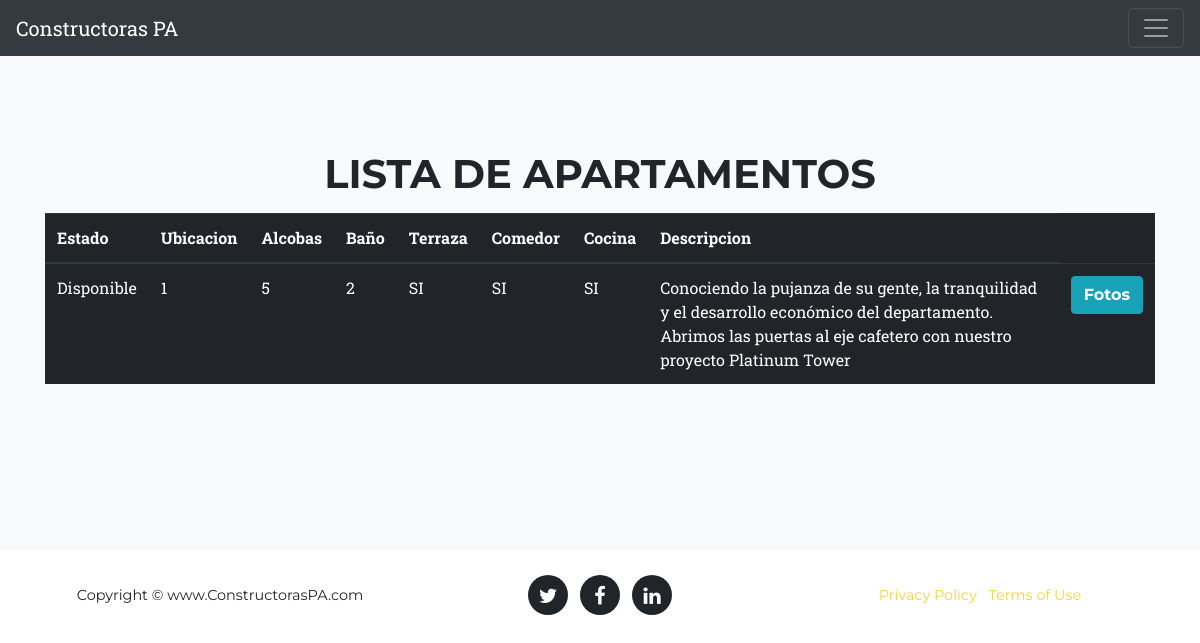
The page /apartamentos/5/ on the database its author committed.
### constructorasApp/models.py (models this page shows, shortened)
class Apartamento(models.Model):
    nombre = models.CharField(max_length= 100 , help_text="Ingresar un identificador para el apartamento - Nombre + Edificio al que pertenece")
    numero = models.CharField(max_length = 500, help_text = "Numero en el edificio" )
    alcobas = models.CharField(max_length=100 , help_text = "Breve despcripcion de las alcobas")
    baño = models.CharField(max_length=100 , help_text = "Breve despcripcion de los baños")
    garaje = models.BooleanField(default = False)
    terraza = models.BooleanField(default = False)
    comedor = models.BooleanField(default = False)
    cocina = models.BooleanField(default = False)
    estado = models.BooleanField(default = False)
    descripcion_general = models.TextField(max_length=500, blank = True)
    imagen = models.ManyToManyField(Imagenes , through= 'ImgApartamento')

### constructorasApp/views.py (the view)
# urls.py: path('apartamentos/<int:pk>/',views.apartamentos_detail,name='apartamentos-lista'),
def apartamentos_detail(request, pk):
    apartamentos = Edificio.objects.get(id= pk)
    context = {'apartamentos': apartamentos}
    return render(request, 'apartamentos.html', context)

### constructorasApp/templates/apartamentos.html
{% extends 'baseForm.html' %}
{% load static %}
{% block content%}
    <section class="bg-light" >
            <div class="container">
              <div class="row">
                <div class="col-lg-12 text-center">
                  <h2 class="section-heading text-uppercase">Lista de Apartamentos</h2>
                </div>
              </div>
                <table class="table table-dark">
                    <thead>
                      <tr>
                        <th scope="col">Estado</th>
                        <th scope="col">Ubicacion</th>
                        <th scope="col">Alcobas</th>
                        <th scope="col">Baño</th>
                        <th scope="col">Terraza</th>
                        <th scope="col">Comedor</th>
                        <th scope="col">Cocina</th>
                        <th scope="col">Descripcion</th>
                      </tr>
                    </thead>
                    {% for e in apartamentos.apartamentos.all %}
                    <tbody>
                      <tr>
                        {% if e.estado%}
                        <td class="bg-danger" >Vendido</td>
                        <td>{{ e.numero }}</td>
                        {% else %}
                        <td>Disponible</td>
                        <td>{{ e.numero }}</td>
                        <td>{{ e.alcobas }}</td>
                        <td>{{ e.baño }}</td>
                            {% if e.terraza %}
                                <td>SI</td>
                            {% else %}
                                <td>NO</td>
                            {% endif %}
                            {% if e.comedor %}
                            <td>SI</td>
                            {% else %}
                            <td>NO</td>
                             {% endif %}
                             {% if e.cocina %}
                             <td>SI</td>
                            {% else %}
                             <td>NO</td>
                            {% endif %}
                        <td>{{ e.descripcion_general }}</td>
                        <td><a href="{% url 'fotos-lista' e.pk %}" class="btn btn-info">Fotos</a></td>
                        {% endif %}
                      </tr>
                    {% endfor %}
                  </table>
          </section>
{% endblock  %}

### rows shown on the page
Apartamento: numero "1", alcobas "5", baño "2", terraza "SI", comedor "SI", cocina "SI", descripcion_general "Conociendo la pujanza de su gente, la tranquilidad y el desarrollo económico del departamento. Abrimos las puertas al eje cafetero con nuestro proyecto Platinum Tower"
